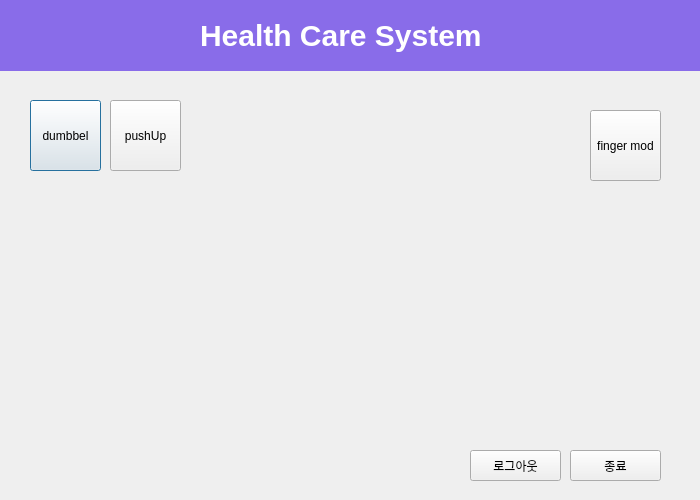
<?xml version="1.0" encoding="UTF-8"?>
<ui version="4.0">
 <class>Dialog</class>
 <widget class="QDialog" name="Dialog">
  <property name="geometry">
   <rect>
    <x>0</x>
    <y>0</y>
    <width>700</width>
    <height>500</height>
   </rect>
  </property>
  <property name="windowTitle">
   <string>Dialog</string>
  </property>
  <widget class="QPushButton" name="startDumbbelBtn">
   <property name="geometry">
    <rect>
     <x>30</x>
     <y>100</y>
     <width>71</width>
     <height>71</height>
    </rect>
   </property>
   <property name="text">
    <string>dumbbel</string>
   </property>
  </widget>
  <widget class="QPushButton" name="pushUpBtn">
   <property name="geometry">
    <rect>
     <x>110</x>
     <y>100</y>
     <width>71</width>
     <height>71</height>
    </rect>
   </property>
   <property name="text">
    <string>pushUp</string>
   </property>
  </widget>
  <widget class="QPushButton" name="fingerCount">
   <property name="geometry">
    <rect>
     <x>590</x>
     <y>110</y>
     <width>71</width>
     <height>71</height>
    </rect>
   </property>
   <property name="text">
    <string>finger mod</string>
   </property>
  </widget>
  <widget class="QLabel" name="label_2">
   <property name="geometry">
    <rect>
     <x>0</x>
     <y>0</y>
     <width>711</width>
     <height>71</height>
    </rect>
   </property>
   <property name="styleSheet">
    <string notr="true">background-color:rgba(137, 108, 233);</string>
   </property>
   <property name="text">
    <string/>
   </property>
  </widget>
  <widget class="QLabel" name="label_3">
   <property name="geometry">
    <rect>
     <x>200</x>
     <y>10</y>
     <width>321</width>
     <height>51</height>
    </rect>
   </property>
   <property name="styleSheet">
    <string notr="true">text-align:center;
font-size: 30px;
color:white;
font-weight:bold;</string>
   </property>
   <property name="text">
    <string>Health Care System</string>
   </property>
  </widget>
  <widget class="QPushButton" name="logoutBtn">
   <property name="geometry">
    <rect>
     <x>470</x>
     <y>450</y>
     <width>91</width>
     <height>31</height>
    </rect>
   </property>
   <property name="text">
    <string>로그아웃</string>
   </property>
  </widget>
  <widget class="QPushButton" name="exitBtn">
   <property name="geometry">
    <rect>
     <x>570</x>
     <y>450</y>
     <width>91</width>
     <height>31</height>
    </rect>
   </property>
   <property name="text">
    <string>종료</string>
   </property>
  </widget>
  <zorder>label_2</zorder>
  <zorder>startDumbbelBtn</zorder>
  <zorder>pushUpBtn</zorder>
  <zorder>fingerCount</zorder>
  <zorder>label_3</zorder>
  <zorder>logoutBtn</zorder>
  <zorder>exitBtn</zorder>
 </widget>
 <resources/>
 <connections/>
</ui>
